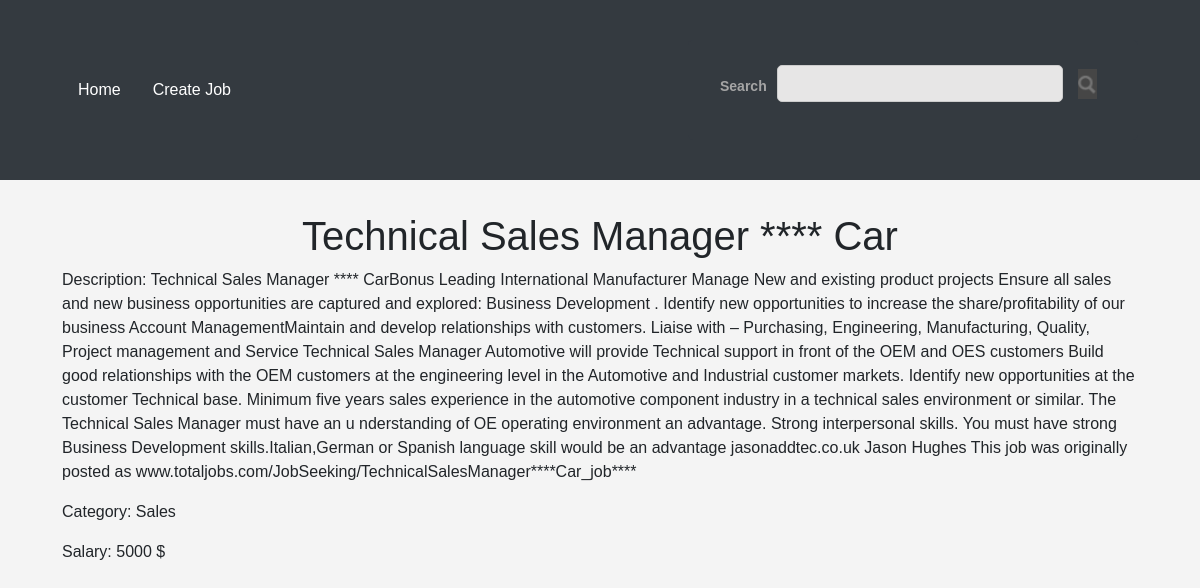
The page /job/2 on the database its author committed.
### app.py (models this page shows)
class Job(db.Model):
    id = db.Column(db.Integer, primary_key=True)
    title = db.Column(db.String(100), nullable=False)
    description = db.Column(db.Text, nullable=False)
    category = db.Column(db.String(50), nullable=False)
    salary = db.Column(db.String(50), nullable=True)

### app.py (the view)
@app.route('/job/<int:job_id>')
def job_detail(job_id):
    job = Job.query.get_or_404(job_id)
    return render_template('job_detail.html', job=job)

### templates/job_detail.html
{% extends 'base.html' %}
{% block content %}
<h1>{{ job.title }}</h1>
<p>{{ job.description }}</p>
<p>Category: {{ job.category }}</p>
<p>Salary: {{ job.salary }} $</p>
{% endblock %}

### templates/base.html (style rules this page uses)
body { font-family: Arial, sans-serif; margin: 0; padding: 0; background-color: #f4f4f4; }
h1 { text-align: center; }

### rows shown on the page
Job: title "Technical Sales Manager **** Car", description "Description: Technical Sales Manager **** CarBonus Leading International Manufacturer Manage New and existing product projects Ensure all sales and new business opportunities are captured and explored: Business Development . Identify new opportunities to increase the share/profitability of our business Account ManagementMaintain and develop relationships with customers. Liaise with – Purchasing, Engineering, Manufacturing, Quality, Project management and Service Technical Sales Manager Automotive will provide Technical support in front of the OEM and OES customers Build good relationships with the OEM customers at the engineering level in the Automotive and Industrial customer markets.…", category "Sales", salary "5000"
